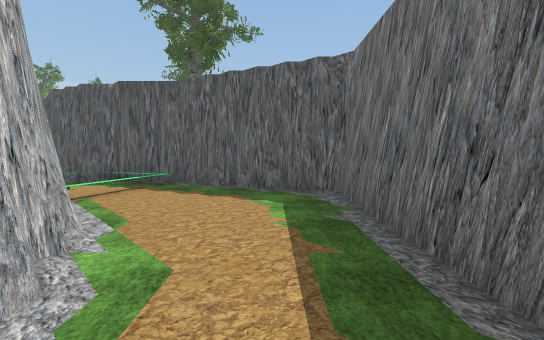
View 1 (above)

23 first-person views from a walk through a scene from a Unity 3-D project. The camera is 1.5 m above the floor, tilts 4° down and sees 90° across. The floor is counted in squares, 2 m on a side. Each view is taken from the middle of a square. On the plan, view 1 faces up. The plan holds only what a view shows up to about 10 squares ahead; the rest is blank. The place goes on beyond the plan. The player character is not drawn. Some animated figures are not drawn. Some surface patterns are stand-ins.

View 2
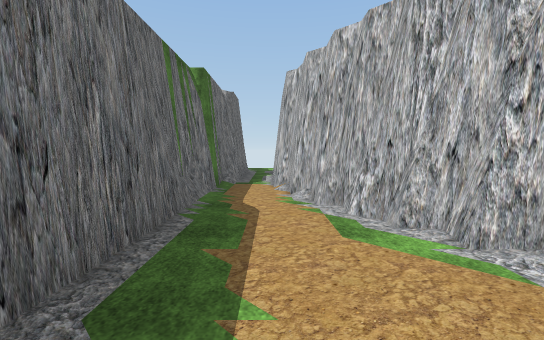

View 3
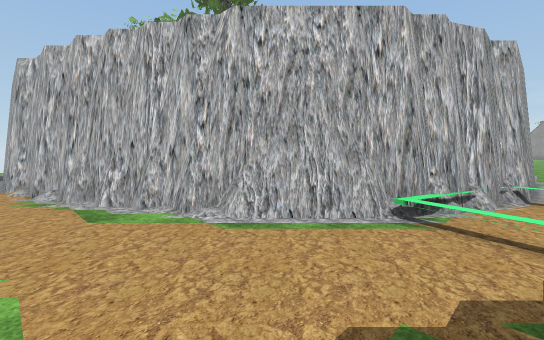

View 4
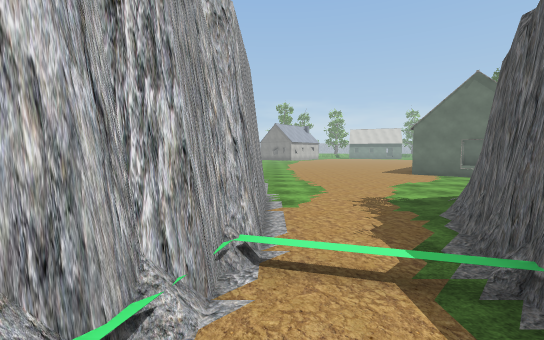

View 5
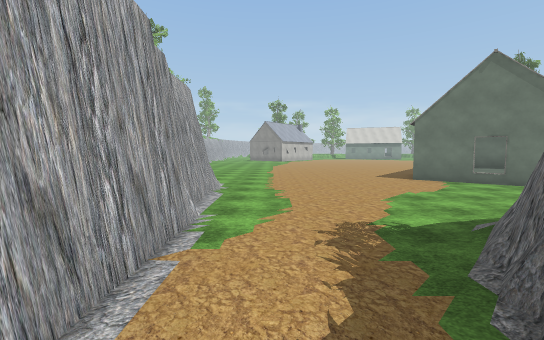

View 6
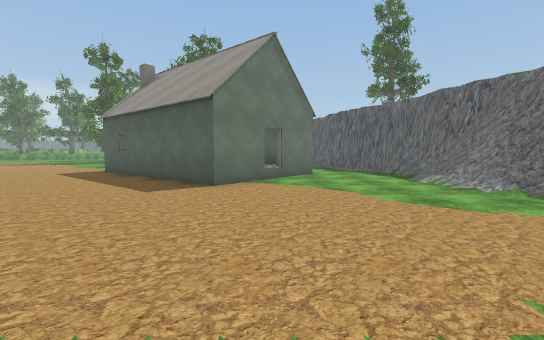

View 7
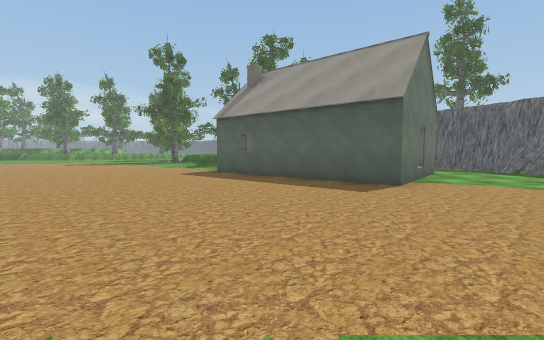

View 8
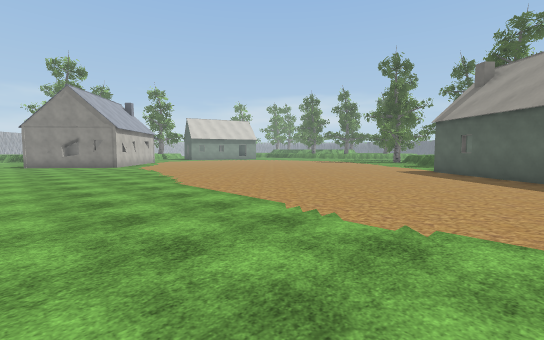

View 9
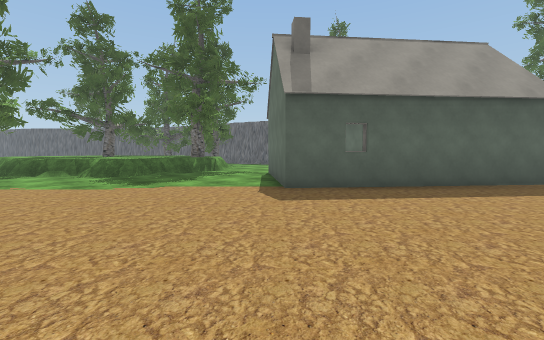

View 10
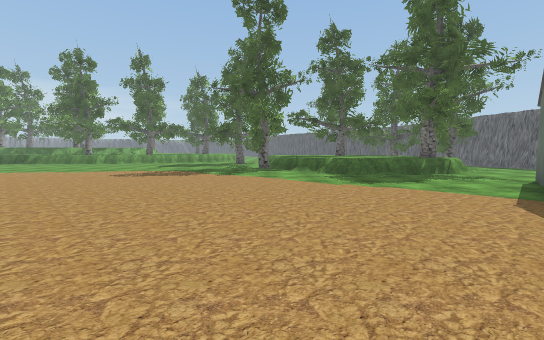

View 11
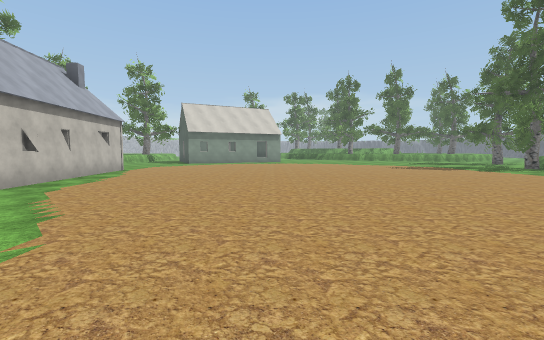

View 12
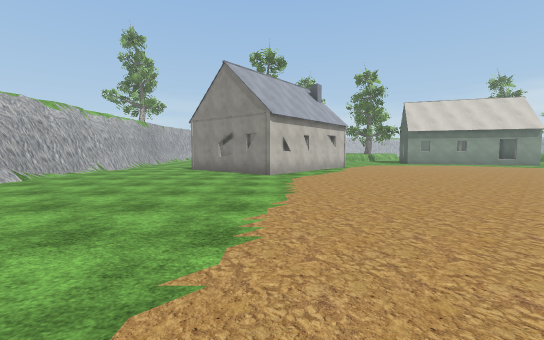

View 13
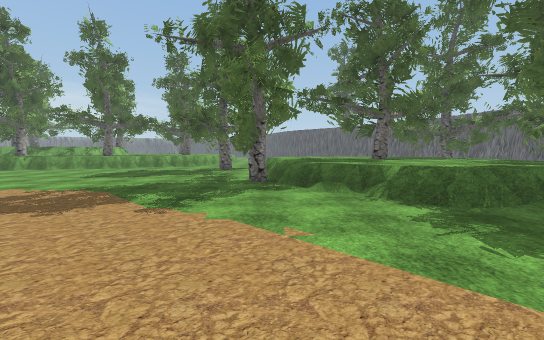

View 14
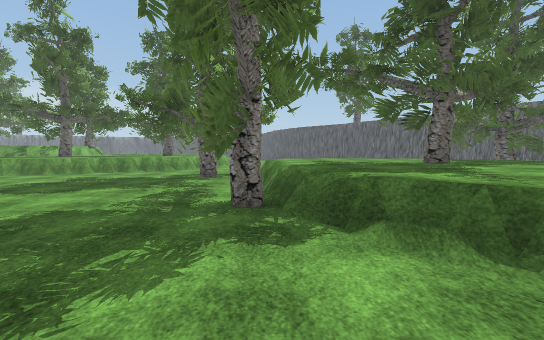

View 15
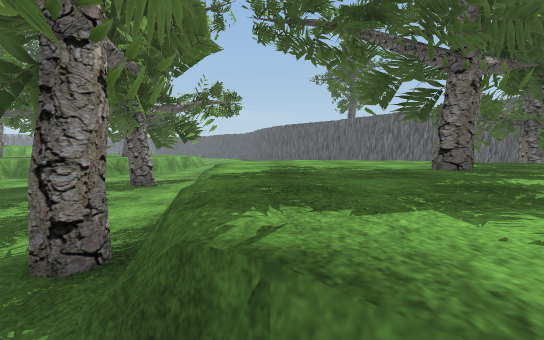

View 16
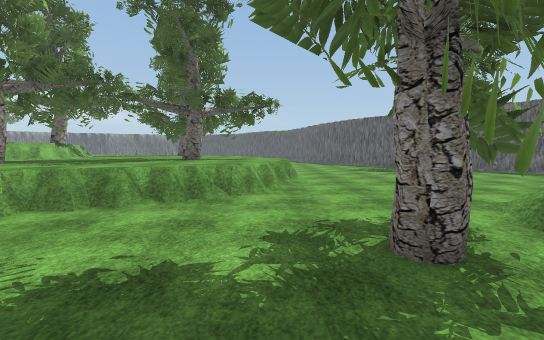

View 17
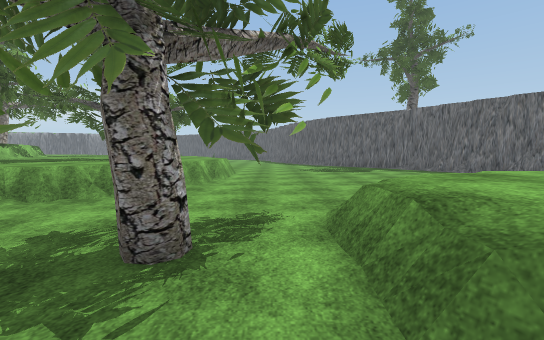

View 18
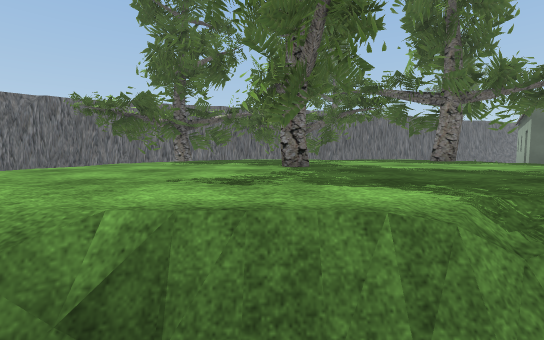

View 19
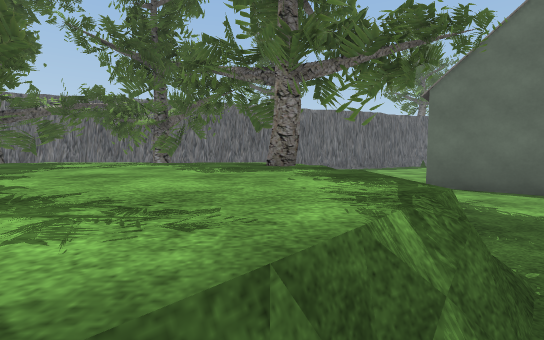

View 20
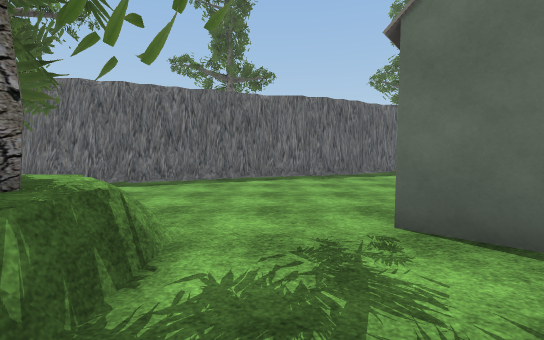

View 21
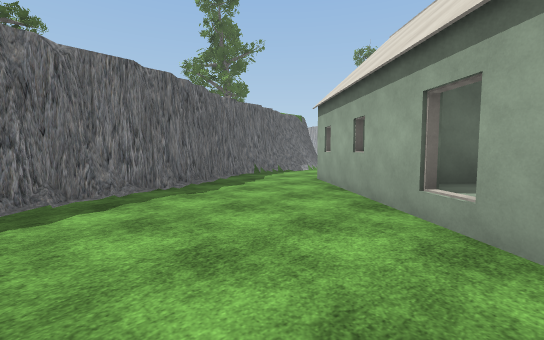

View 22
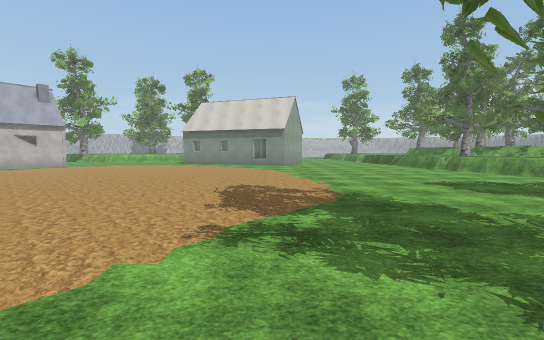

View 23
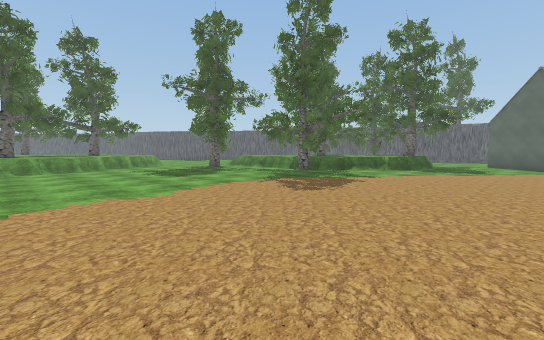

### Floor plan
Key: @ floor where view 1 was taken; # wall or solid block; . main floor; : floor 0.5 m higher than the main floor; + floor 1 m higher than the main floor; / step, stairs or slope; = window, fence, low wall or low ledge; H house; T tree.
Columns run from 32 left of view 1 to 2 right of it. Each row starts with its distance up from view 1.
 35       =........#
 34 +++#+++........##
 33 ++++T++........ ##
 32 ++++++/.......  .#
 31 TT++++=......    ##
 30  +++++/.....      #
 29 ++++=...../       ##
 28 ++=/.....//++/  T .#
 27 =/.....#T#+++++=TT #
 26 .......T.=++++++   #
 25 .........=++TT++  T#
 24 ........TT++++++   ##
 23 .........#++++++   .#
 22 ........T//+++++  ..##
 21 ........../++++T#....#
 20 ...........=//##.....##
 19 ......................#
 18 ......................#
 17 ...............#H.....##
 16 ..............HH H#....#
 15 .............HHHHHH#...#
 14 ..............HHHHHH#..##
 13 ...............#HHHH.../#
 12 .................HH..../#
 11 ..................H....##
 10 .......................##
  9 ........................##
  8 H........................###
  7 HH......................../#####
  6 H........................../::.###
  5 H........................./::/...##
  4 ..................  #########/....#
  3 ................/           ##....#
  2 ......                       ##...#
  1 ..../                         #...#
  0 ####                          ##@/#
 -1                                #//#
 -2                                ##/#
 -3                                 ###

Positions as (right, up) in squares from view 1, and headings:
1: (0, 0), facing up
2: (0, 4), facing down
3: (0, 5), facing down-left
4: (-3, 5), facing left
5: (-5, 6), facing left
6: (-13, 5), facing up
7: (-17, 5), facing up
8: (-16, 3), facing up-left
9: (-23, 11), facing up-right
10: (-23, 11), facing up
11: (-23, 7), facing up-left
12: (-22, 7), facing left
13: (-23, 16), facing up
14: (-23, 19), facing up
15: (-22, 21), facing up
16: (-26, 25), facing up
17: (-24, 25), facing up
18: (-24, 25), facing right
19: (-22, 21), facing right
20: (-19, 19), facing right
21: (-16, 20), facing down-right
22: (-22, 20), facing left
23: (-32, 16), facing up-right
